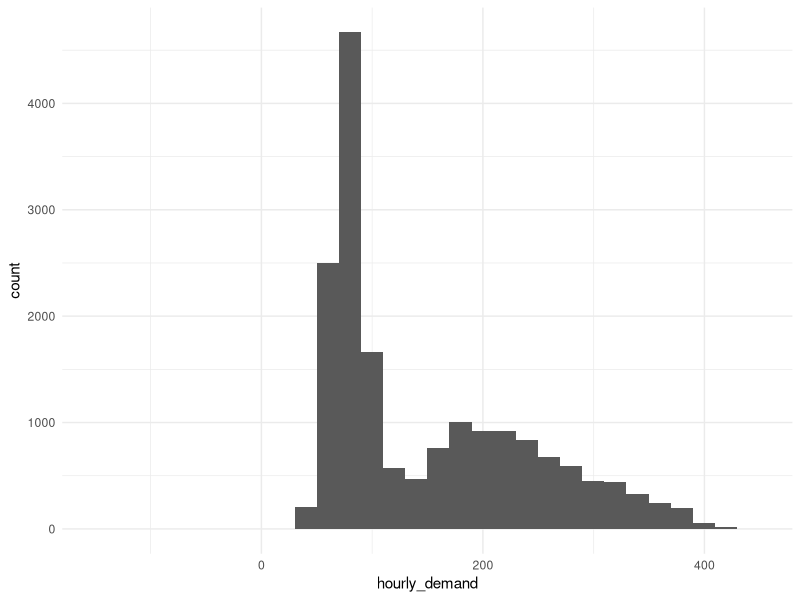
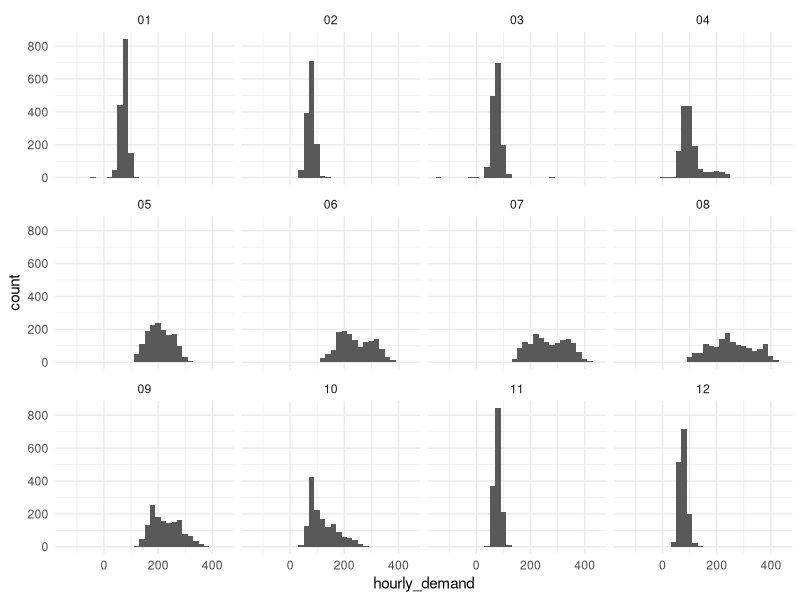
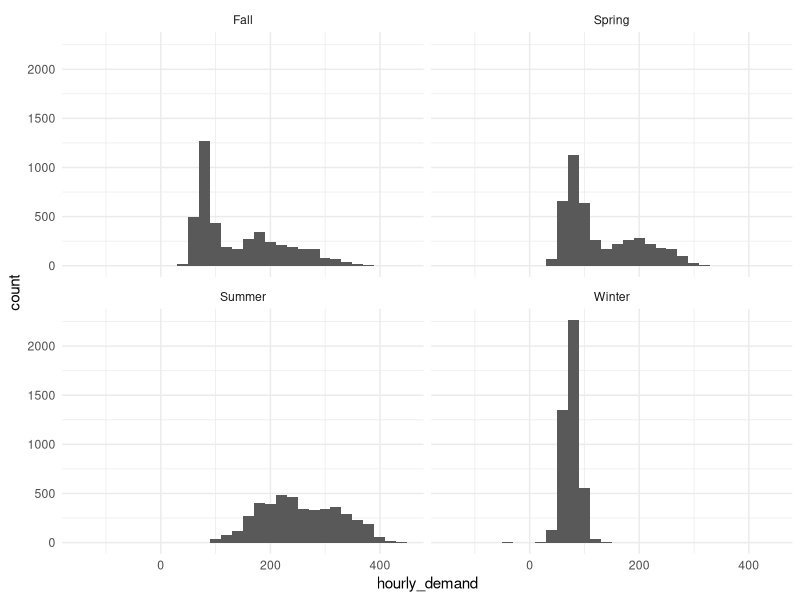
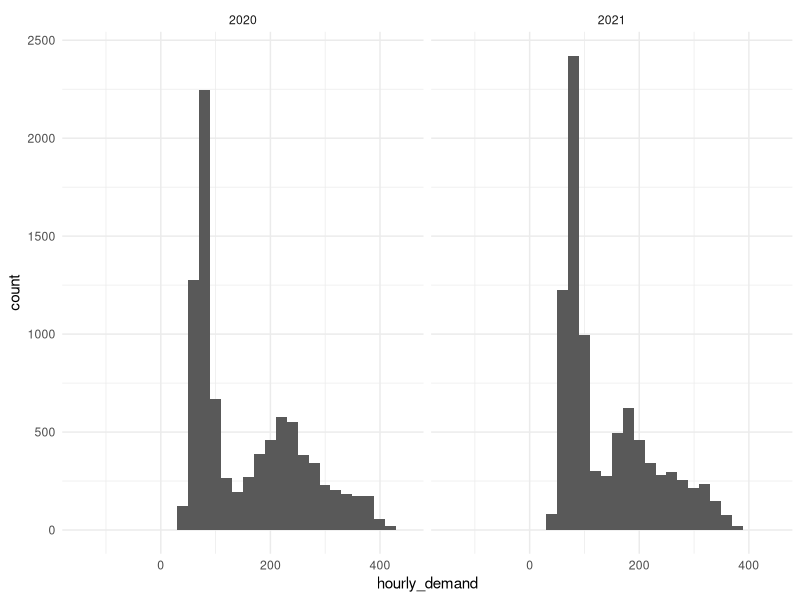
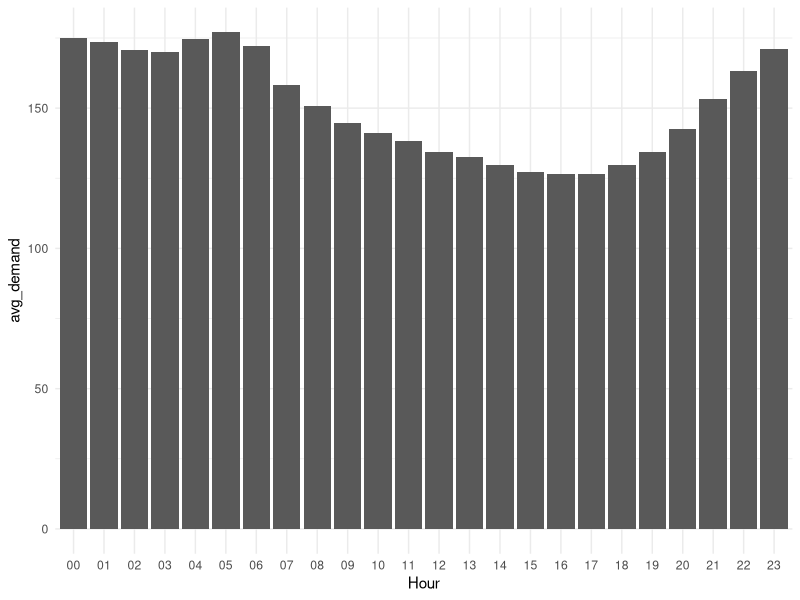
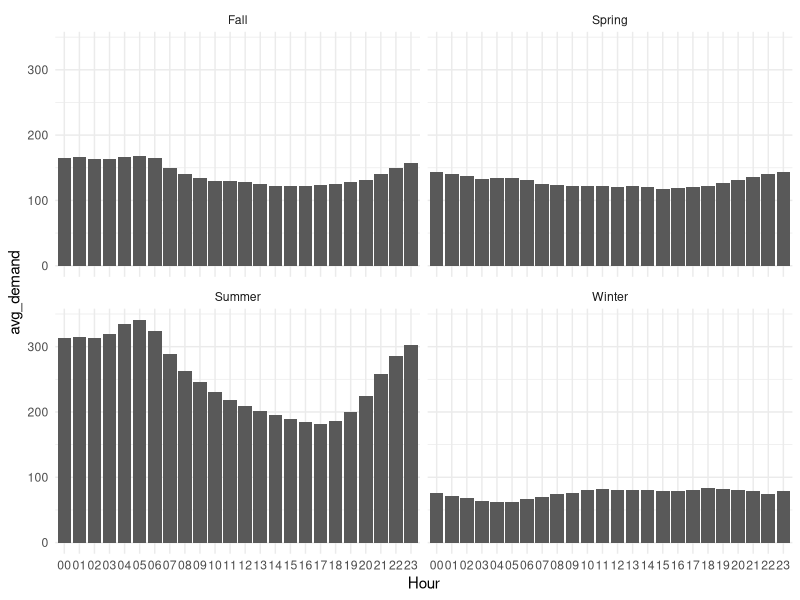
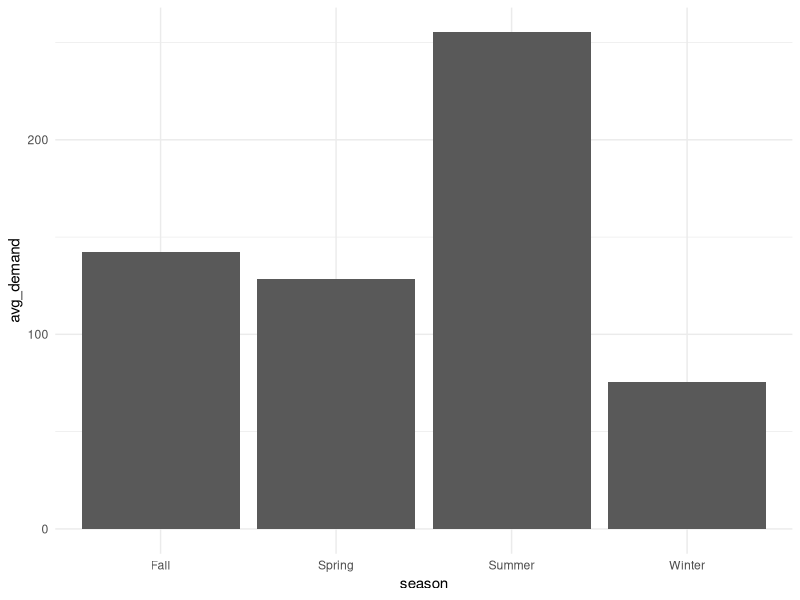
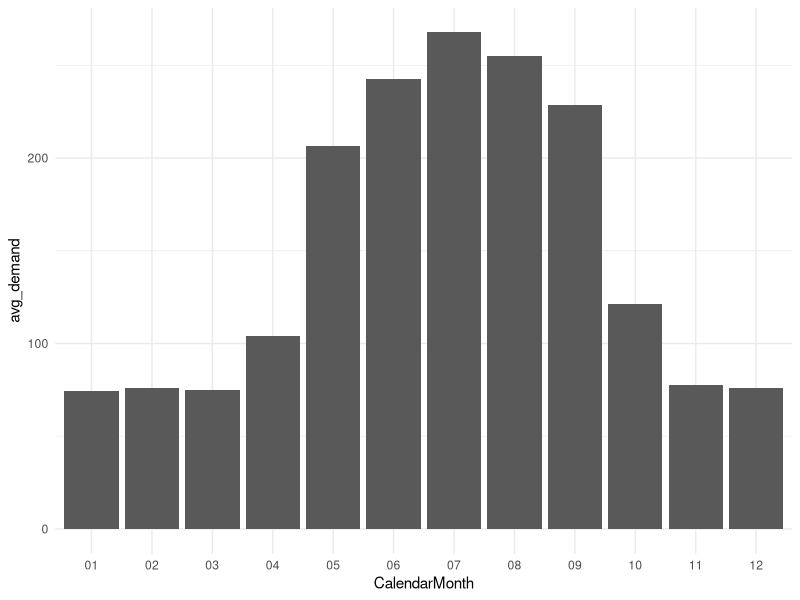

Here is the R script that generated these plots, in order:
## ---- chunk 1
knitr::opts_chunk$set(echo = TRUE)
## ---- chunk 2


## ---- chunk 3
list.of.packages <- c("tidyverse", "lubridate","chron","knitr","corrplot","caret","scales","gridExtra")
new.packages <- list.of.packages[!(list.of.packages %in% installed.packages()[,"Package"])]
if(length(new.packages)) install.packages(new.packages)

library(tidyverse)
library(lubridate)
library(chron)
library(knitr)
library(corrplot)
library(caret)
library(scales)
library(gridExtra)
## ---- chunk 4
#read in data. Change names to be more readable and make hourly demand numeric
sd <- read.csv("2_year_system_demand.csv")%>%
  rename('hourly_demand' = 'Hourly.Demand..cfs.',
         'date_time' = 'Read.Date.Time')%>%
  mutate(hourly_demand = as.numeric(hourly_demand),
         hourly_demand = ifelse(is.na(hourly_demand),0,hourly_demand)) #What do we do with NA's???

#Make Date and Time match a consistent format with the Weather Data
sd2 <- as.data.frame(str_split_fixed(sd$date_time, " ", 3))%>%
  rename(date = V1, time = V2, am_or_pm = V3)%>%
  mutate(datetime_str = paste(date, time, am_or_pm),
         datetime = as.POSIXct(strptime(datetime_str, format = "%m/%d/%y %I:%M %p")),
         datetime_military = strftime(datetime, format = "%m/%d/%Y %H:%M")) %>%
  select(datetime,datetime_military)
sd3 <-as.data.frame(str_split_fixed(sd2$datetime_military, " ", 2))%>%
  rename(date = V1, time = V2)
sd4 <-as.data.frame(str_split_fixed(sd3$date, "/", 3))%>%
  rename(CalendarMonth = V1,  CalendarDay = V2, CalendarYear = V3)
#Throw it all together
sd <- cbind(sd,sd2,sd3,sd4)%>%
  select(-date_time)
#Get rid of temp dfs
remove(sd2,sd3,sd4)

#The names and dates in this table do not need much conversion
wa <- read.csv("weather_sl_airport.csv")
  
  

sp <- read.csv("system_demand_by_point_type.csv")%>%
  rename('date_time' = 'Read.Date.Time',
         'well_flow_cfs' = 'Well.Flow..cfs.',
         'purchased_flow_cfs' = 'Purchased.Flow..cfs.',
         'transported_flow_cfs' = 'Transported.Flow..cfs.',
         'treated_flow_cfs' = 'Treated.Flow..cfs.',
         'injected_flow_cfs' = 'Injected.Flow..cfs.',
         'reservoir_trend_cfs' = 'Reservoir.Trend..cfs.',)
#Make Date and Time match a consistant format with the Weather Data
sp2 <- as.data.frame(str_split_fixed(sp$date_time, " ", 3))%>%
  rename(date = V1, time = V2, am_or_pm = V3)%>%
  mutate(datetime_str = paste(date, time, am_or_pm),
         datetime = as.POSIXct(strptime(datetime_str, format = "%m/%d/%y %I:%M %p")),
         datetime_military = strftime(datetime, format = "%m/%d/%Y %H:%M")) %>%
  select(datetime,datetime_military)
sp3 <-as.data.frame(str_split_fixed(sp2$datetime_military, " ", 2))%>%
  rename(date = V1, time = V2)
sp4 <-as.data.frame(str_split_fixed(sp3$date, "/", 3))%>%
  rename(CalendarMonth = V1,  CalendarDay = V2, CalendarYear = V3)
#Throw it all together
sp <- cbind(sp,sp2,sp3,sp4)%>%
  mutate(reservoir_trend_cfs = as.numeric(reservoir_trend_cfs))%>%
  select(-date_time)
#Get rid of temp dfs
remove(sp2,sp3,sp4)
## ---- chunk 5
glimpse(sd)
summary(sd)
## ---- chunk 6
ggplot(sd,aes(hourly_demand))+
  geom_histogram()+
  theme_minimal()
## ---- chunk 7
ggplot(sd,aes(hourly_demand))+
  geom_histogram()+
  theme_minimal()+
  facet_wrap(~CalendarMonth)
## ---- chunk 8
sd <- sd%>%
  mutate(season = ifelse(CalendarMonth %in% c('03','04','05'), 'Spring',
                         ifelse(CalendarMonth %in% c('06','07','08'), 'Summer',
                                ifelse(CalendarMonth %in% c('09','10','11'), 'Fall',
                                       ifelse(CalendarMonth %in% c('12','01','02'), 'Winter','0')))))%>%
  filter(season != '0')


sp <- sp%>%
  mutate(season = ifelse(CalendarMonth %in% c('03','04','05'), 'Spring',
                         ifelse(CalendarMonth %in% c('06','07','08'), 'Summer',
                                ifelse(CalendarMonth %in% c('09','10','11'), 'Fall',
                                       ifelse(CalendarMonth %in% c('12','01','02'), 'Winter','0')))))%>%
  filter(season != '0')


wa <- wa%>%
  mutate(season = ifelse(CalendarMonth %in% c('3','4','5'), 'Spring',
                         ifelse(CalendarMonth %in% c('6','7','8'), 'Summer',
                                ifelse(CalendarMonth %in% c('9','10','11'), 'Fall',
                                       ifelse(CalendarMonth %in% c('12','1','2'), 'Winter','0')))))%>%
  filter(season != '0')
## ---- chunk 9
ggplot(sd,aes(hourly_demand))+
  geom_histogram()+
  theme_minimal()+
  facet_wrap(~season)
## ---- chunk 10
ggplot(sd,aes(hourly_demand))+
  geom_histogram()+
  theme_minimal()+
  facet_wrap(~CalendarYear)
## ---- chunk 11
sd2 <- as.data.frame(str_split_fixed(sd$time,':',2))%>%
  rename(Hour = V1, Min = V2)

sd <- cbind(sd,sd2)
## ---- chunk 12
sd%>%
  group_by(Hour)%>%
  summarise(mean(hourly_demand))%>%
  rename(avg_demand = 'mean(hourly_demand)')%>%
  ggplot(aes(Hour, avg_demand))+
  geom_col()+
  theme_minimal()
## ---- chunk 13
sd%>%
  group_by(season,Hour)%>%
  summarise(mean(hourly_demand))%>%
  rename(avg_demand = 'mean(hourly_demand)')%>%
  ggplot(aes(Hour, avg_demand))+
  geom_col()+
  theme_minimal()+
  facet_wrap(~season)
## ---- chunk 14
sd%>%
  group_by(season)%>%
  summarise(mean(hourly_demand))%>%
  rename(avg_demand = 'mean(hourly_demand)')%>%
  ggplot(aes(season, avg_demand))+
  geom_col()+
  theme_minimal()
## ---- chunk 15
sd%>%
  group_by(CalendarMonth)%>%
  summarise(mean(hourly_demand))%>%
  rename(avg_demand = 'mean(hourly_demand)')%>%
  ggplot(aes(CalendarMonth, avg_demand))+
  geom_col()+
  theme_minimal()
## ---- chunk 16
sd%>%
  group_by(CalendarYear)%>%
  summarise(sum(hourly_demand))%>%
  rename(Sum_of_demand = 'sum(hourly_demand)')%>%
  ggplot(aes(CalendarYear, Sum_of_demand))+
  geom_col()+
  theme_minimal()
## ---- chunk 17
glimpse(sp)
summary(sp)
## ---- chunk 18
sp%>%
  group_by(season)%>%
  summarise(mean(well_flow_cfs))%>%
  rename(avg_demand = 'mean(well_flow_cfs)')%>%
  ggplot(aes(season, avg_demand))+
  geom_col()+
  theme_minimal()
## ---- chunk 19
sp%>%
  group_by(season)%>%
  summarise(mean(purchased_flow_cfs))%>%
  rename(avg_demand = 'mean(purchased_flow_cfs)')%>%
  ggplot(aes(season, avg_demand))+
  geom_col()+
  theme_minimal()
## ---- chunk 20
sp%>%
  group_by(season)%>%
  summarise(mean(transported_flow_cfs))%>%
  rename(avg_demand = 'mean(transported_flow_cfs)')%>%
  ggplot(aes(season, avg_demand))+
  geom_col()+
  theme_minimal()
## ---- chunk 21
sp%>%
  group_by(season)%>%
  summarise(mean(treated_flow_cfs))%>%
  rename(avg_demand = 'mean(treated_flow_cfs)')%>%
  ggplot(aes(season, avg_demand))+
  geom_col()+
  theme_minimal()
## ---- chunk 22
sp%>%
  group_by(season)%>%
  summarise(mean(injected_flow_cfs))%>%
  rename(avg_demand = 'mean(injected_flow_cfs)')%>%
  ggplot(aes(season, avg_demand))+
  geom_col()+
  theme_minimal()
## ---- chunk 23
ggplot(sp,aes(injected_flow_cfs))+
  geom_histogram()+
  theme_minimal()
## ---- chunk 24
sp%>%
  group_by(season)%>%
  summarise(sum(reservoir_trend_cfs))%>%
  rename(sum_of_demand = 'sum(reservoir_trend_cfs)')%>%
  ggplot(aes(season, sum_of_demand))+
  geom_col()+
  theme_minimal()
## ---- chunk 25
ggplot(sp,aes(reservoir_trend_cfs))+
  geom_histogram()+
  theme_minimal()
## ---- chunk 26
glimpse(wa)
summary(wa)
## ---- chunk 27
sd1 <- sd%>%
  group_by(date)%>%
  summarise(daily_demand = mean(hourly_demand),
            CalendarMonth = CalendarMonth,
            CalendarDay = CalendarDay,
            CalendarYear = CalendarYear,
            season = season)

wa1 <- wa%>%
  select(-CalendarYear,-CalendarMonth,-CalendarDay,-season)%>%
  rename(date = WeatherDate)

wd <- merge(wa1,sd1,by="date")

#Get rid of temp dfs
remove(sd1,sd2,wa1)

summary(wd)

## ---- chunk 28
wd%>%
  group_by(TemperatureMean)%>%
  summarise(mean(daily_demand))%>%
  rename(avg_demand = 'mean(daily_demand)')%>%
  ggplot(aes(TemperatureMean, avg_demand))+
  geom_line()+
  theme_minimal()
## ---- chunk 29
wd%>%
  group_by(SnowDepth)%>%
  summarise(mean(daily_demand))%>%
  rename(avg_demand = 'mean(daily_demand)')%>%
  ggplot(aes(SnowDepth, avg_demand))+
  geom_col()+
  theme_minimal()
## ---- chunk 30
wd%>%
  group_by(RainDays)%>%
  mutate(count_of_days = 1)%>%
  summarise(count_of_days = sum(count_of_days),
            mean(daily_demand))%>%
  rename(avg_demand = 'mean(daily_demand)')
## ---- chunk 31
wd%>%
  mutate(snow_day = ifelse(SnowFall>0,1,0))%>%
  group_by(snow_day)%>%
  mutate(count_of_days = 1)%>%
  summarise(count_of_days = sum(count_of_days),
            mean(daily_demand))%>%
  rename(avg_demand = 'mean(daily_demand)')
## ---- chunk 32
wd <- wd%>%
  mutate(RainDays = factor(RainDays))

## ---- chunk 33
wdn <- wd%>%
  select_if(is.numeric)

#an attempt to manually look at the most important numberic vars
cwdn <- cor(wdn, use="pairwise.complete.obs")
cwdn1 <- data.frame(sort(cwdn[,'daily_demand'], decreasing = TRUE))

cwdn1%>%
  rename(Correlation = "sort.cwdn....daily_demand....decreasing...TRUE.")
## ---- chunk 34
ggplot(wdn, aes(log(TemperatureMean),log(daily_demand)))+
  geom_point()+ stat_smooth(method="lm", se=FALSE)

## ---- chunk 35
ggplot(wdn, aes(log(Precipitation),log(daily_demand)))+
  geom_point()+ stat_smooth(method="lm", se=FALSE)

## ---- chunk 36
ggplot(wdn, aes(log(SnowFall),log(daily_demand)))+
  geom_point()+ stat_smooth(method="lm", se=FALSE)

## ---- chunk 37
ggplot(wdn, aes(log(CoolingDegreeDays),log(daily_demand)))+
  geom_point()+ stat_smooth(method="lm", se=FALSE)

## ---- chunk 38


## ---- chunk 39


## ---- chunk 40
